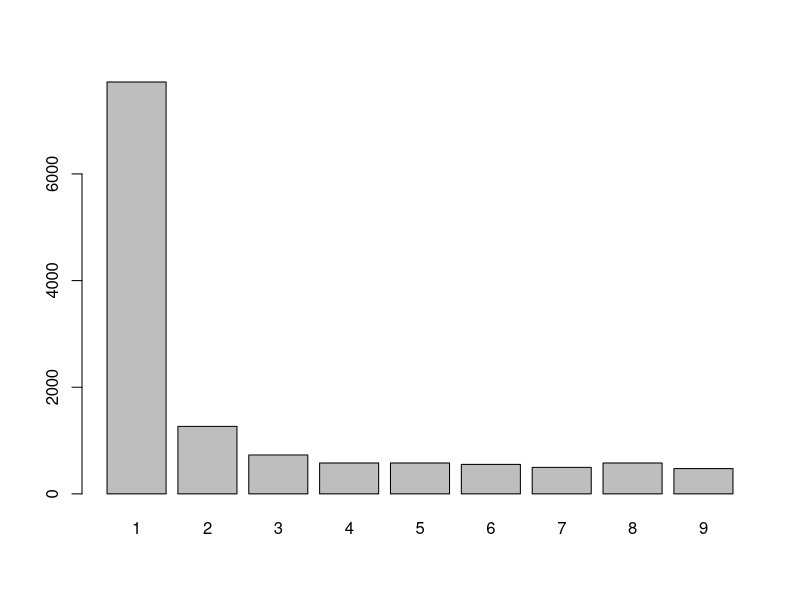
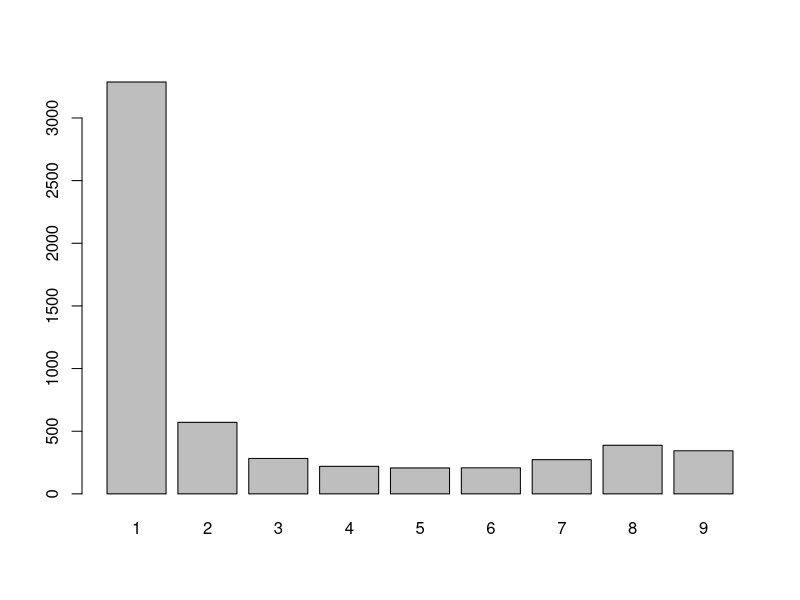

These charts were generated, in order, by the following R code:
options(stringsAsFactors = F)
df=read.csv('TableS5_validation_rates_PPI_in_each_environment.csv')
dim(df)
head(df)
x=table(df$Positive_environment_number)
barplot(x)
x[1] #7724
sum(x[-1]) #5257
x[1]/sum(x) #0.5950235 
#We partitioned PPIs by the number of environments in which they were identified and defined PPIs at opposite ends of this spectrum as ‘mutable’ PPIs (identified in only 1–3 environments) and ‘immutable’ PPIs (identified in 8–9 environments). Mutable PPIs far outnumbered immutable PPIs, with PPIs identified in only one environment outnumbering all other PPIs combined (Figure 3A and Figure 3—figure supplement 1). 

df=read.csv('TableS6_high_confidence_PPI_in_each_environment.csv');
dim(df) #5781
head(df)
x=table(df$Positive_environment_number)
barplot(x)
x[1] #7724
sum(x[-1]) #5257
x[1]/sum(x)
